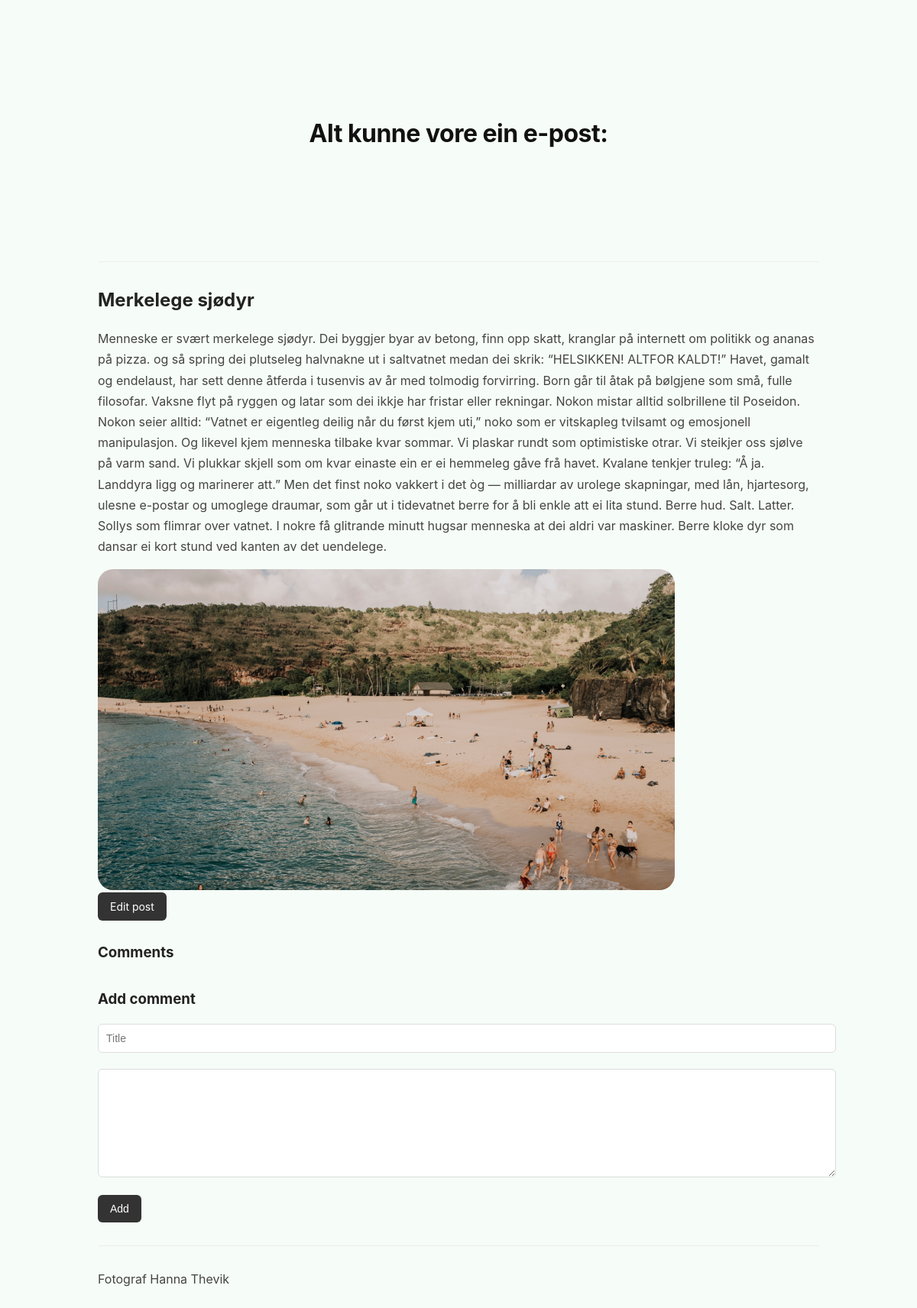
Screenshot of /post/3 with the database file from the repository.
### tables this page shows
CREATE TABLE posts (
    id INTEGER PRIMARY KEY AUTOINCREMENT,
    title TEXT NOT NULL,
    body TEXT NOT NULL,
    tags TEXT,
    image TEXT,
    created TIMESTAMP DEFAULT CURRENT_TIMESTAMP
);

### app.py (the view)
@app.route("/post/<int:post_id>")
def post(post_id):
    post = db.get_post(post_id)
    if post is None:
        abort(404)
    comments = db.get_comments(post_id)
    return render_template(
        "post.html",
        post=post,
        comments=comments
    )

### db.py (called while the page is built)
def get_db():
    conn = sqlite3.connect(DATABASE)
    conn.row_factory = sqlite3.Row
    return conn

def get_post(post_id):
    conn = get_db()
    post = conn.execute(
        "SELECT * FROM posts WHERE id = ?", (post_id,)
    ).fetchone()
    conn.close()
    return post

def get_comments(post_id):
    conn = get_db()
    comments = conn.execute(
        "SELECT * FROM comments WHERE post_id=? ORDER BY created DESC",
        (post_id,),
    ).fetchall()
    conn.close()
    return comments

### templates/post.html (shortened to what this page needs)
{% extends "base.html" %}
{% block content %}
<h2>{{post.title}}</h2>
<p>{{post.body}}</p>
{% if post.image %}
<img src="{{ url_for('static', filename='uploads/' + post.image) }}" class="post-image">
{% endif %}
<div>
<a href="{{ url_for('edit', post_id=post.id) }}" class="button">Edit post</a>
</div>
<h3>Comments</h3>
<h3>Add comment</h3>
<form method="post" action="/comment/{{post.id}}">
<input name="title" placeholder="Title">
<textarea name="content"></textarea>
<button type="submit">Add</button>
</form>
{% endblock %}

### static/style.css (style rules this page uses)
body { font-family: -apple-system, BlinkMacSystemFont, "Segoe UI", Roboto, Arial, sans-serif; background-color: #f6fcf7; margin: 0; padding: 10rem; color: #333; padding: 8rem; }
body { font-size: 16px; line-height: 1.7; }
p { color: #444; line-height: 1.7; margin-bottom: 16px; }
h2 { margin-top: 40px; }
button { transition: background 0.2s ease, transform 0.1s ease; }
h2, h3 { color: #222; margin-top: 30px; margin-bottom: 10px; }
a { color: #333; text-decoration: none; }
button, .button { background: #333; border: none; color: white; padding: 10px 16px; border-radius: 6px; cursor: pointer; font-size: 14px; }
input, textarea { width: 100%; padding: 10px; margin-top: 6px; margin-bottom: 15px; border-radius: 6px; border: 1px solid #ddd; font-size: 14px; }
textarea { resize: vertical; }
.post-image { width: 80%; max-height: 420px; object-fit: cover; border-radius: 20px; }
textarea { min-height: 120px; }

### rows the page displays
posts: title "Merkelege sjødyr", body "Menneske er svært merkelege sjødyr. Dei byggjer byar av betong, finn opp skatt, kranglar på internett om politikk og ananas på pizza. og så spring dei plutseleg halvnakne ut i saltvatnet medan dei skrik: “HELSIKKEN! ALTFOR KALDT!” Havet, gamalt og endelaust, har sett denne åtferda i tusenvis av år med tolmodig forvirring. Born går til åtak på bølgjene som små, fulle filosofar. Vaksne flyt på ryggen og latar som dei ikkje har fristar eller rekningar. Nokon mistar alltid solbrillene til Poseidon. Nokon seier alltid: “Vatnet er eigentleg deilig når du først kjem uti,” noko som er vitskapleg tvilsamt og emosjonell manipulasjon. Og likevel kjem menneska tilbake kvar sommar. Vi plaskar rundt som…", image (picture)
